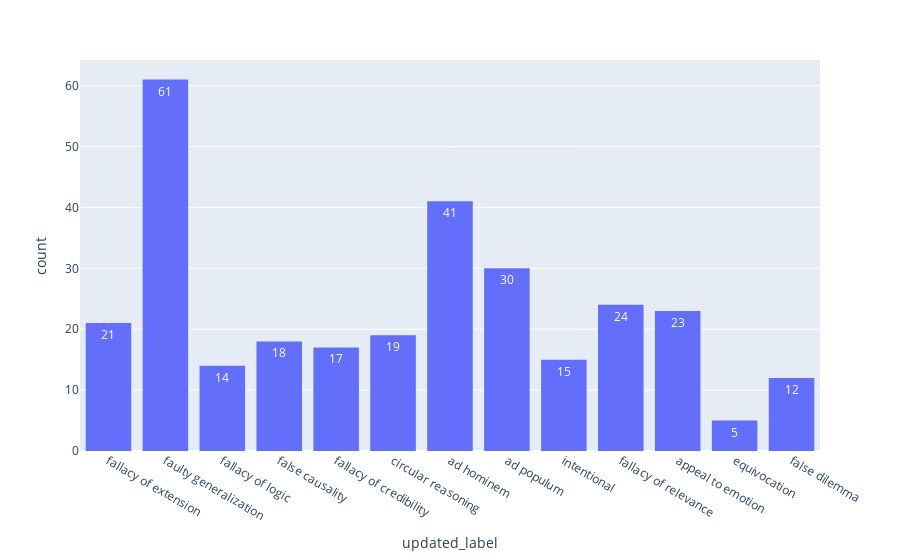

The notebook cell this image was saved under:
### Code cell
import plotly.express as px

px.histogram(dataframe, x="updated_label", text_auto=True)

### Figure 1 — Plotly figure (JSON) as saved in the notebook; plotly's stock layout.template omitted (floating-point values rounded to 4 significant figures; data arrays with more than 128 entries replaced by an {"elided": "..."} marker saying what was removed)
{"data": [{"alignmentgroup": "True", "bingroup": "x", "hovertemplate": "updated_label=%{x}<br>count=%{y}<extra></extra>", "legendgroup": "", "marker": {"color": "#636efa", "pattern": {"shape": ""}}, "name": "", "offsetgroup": "", "orientation": "v", "showlegend": false, "texttemplate": "%{value}", "type": "histogram", "x": {"elided": "300 str values"}, "xaxis": "x", "yaxis": "y"}], "layout": {"barmode": "relative", "legend": {"tracegroupgap": 0}, "margin": {"t": 60}, "xaxis": {"anchor": "y", "domain": [0, 1], "title": {"text": "updated_label"}}, "yaxis": {"anchor": "x", "domain": [0, 1], "title": {"text": "count"}}}}
